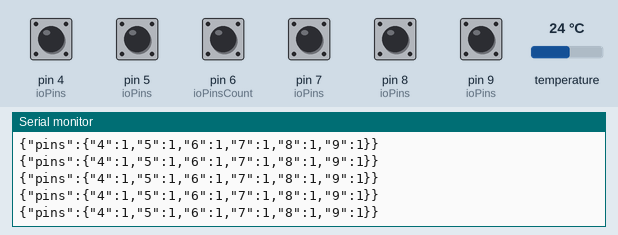
This sketch was run on a simulated Arduino Uno, built for the host (arithmetic inside an expression is 32-bit, double 64-bit). Parts: the last lines printed to the serial monitor. Inputs (shaded band) come from the test bench; at power-on: pin 4 (ioPins), pin 5 (ioPins), pin 6 (ioPinsCount), pin 7 (ioPins), pin 8 (ioPins), pin 9 (ioPins) HIGH, temperature 24 °C.

Above: at 1.6 s.
1.7 s: temperature set to 12 °C
At 1.93 s:
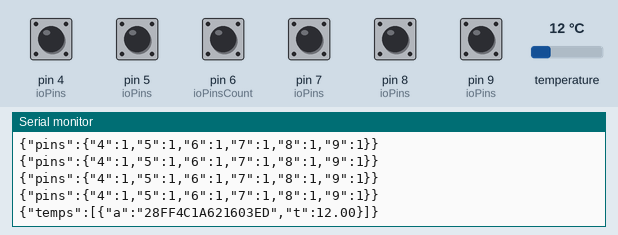
4.3 s: pin 4 (ioPins) pulled LOW for 0.3 s
At 4.61 s:
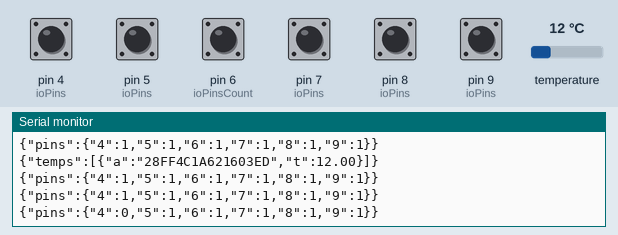
6.1 s: pin 5 (ioPins) pulled LOW for 0.3 s
At 6.36 s:
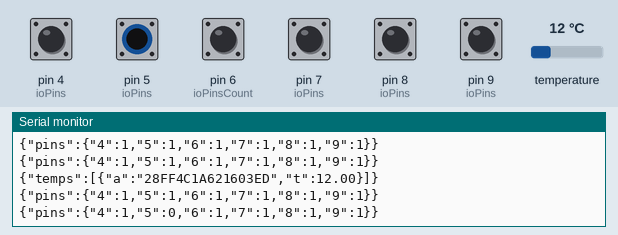
7.9 s: pin 6 (ioPinsCount) pulled LOW for 0.3 s
At 8.11 s:
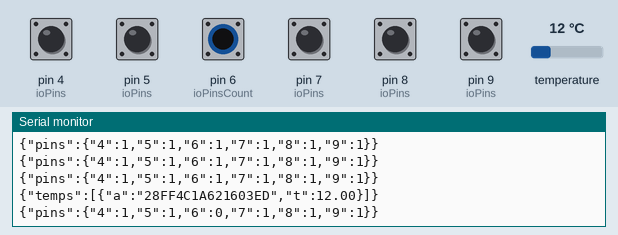
9.7 s: pin 7 (ioPins) pulled LOW for 0.3 s
At 10.11 s:
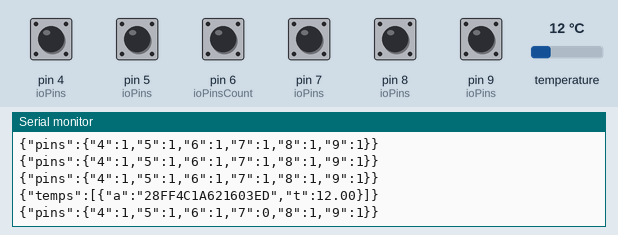
11.5 s: pin 8 (ioPins) pulled LOW for 0.3 s
At 11.8 s:
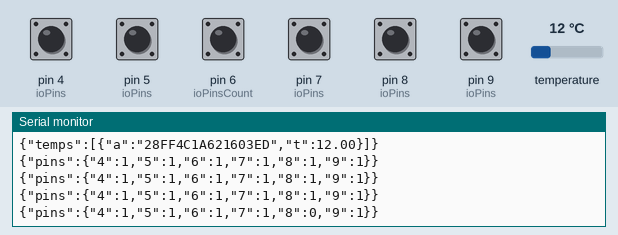
Timing chart, 0 to 14.3 s (numbered marks = the images above; inputs shaded):
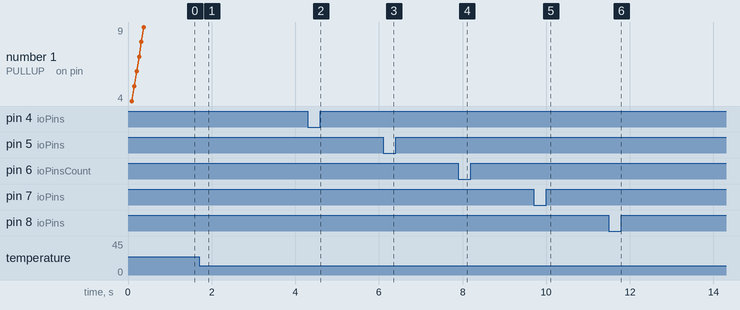

Measured:
- after the input at 1.7 s, the serial monitor: prints a new line after 0.11 s (image 1)
- after the input at 4.3 s, the serial monitor: prints a new line after 0.13 s (image 2)
- after the input at 6.1 s, the serial monitor: prints a new line after 0.08 s (image 3)
- after the input at 7.9 s, the serial monitor: prints a new line at once (image 4)
- after the input at 9.7 s, the serial monitor: prints a new line after 0.23 s (image 5)
- after the input at 11.5 s, the serial monitor: prints a new line after 0.18 s (image 6)

The sketch:

test_multiple_sensors.ino
```cpp
#include <ArduinoJson.h>

#include <OneWire.h>
#include <DallasTemperature.h>

#define ONE_WIRE_BUS 2
OneWire oneWire(ONE_WIRE_BUS);

DallasTemperature sensors(&oneWire);

const int MAX_SENSORS = 4;
const unsigned long RESCAN_INTERVAL_MS = 10000;
const unsigned long FULL_RESCAN_INTERVAL_MS = 60000;
const float POWER_ON_RESET_C = 85.0;

const int ioPinsCount = 6;
const int ioPins[ioPinsCount] = {4,5,6,7,8,9};

enum TempState { IDLE, WAITING };
TempState tempState = IDLE;
unsigned long conversionStartTime = 0;
unsigned long CONVERSION_TIME_MS = 800; // default value 800
const int PRECISION = 12; // 9, 10, 11, 12
// Rozdzielczość	  Krok temperatury	Max czas konwersji
// 9-bit	          0.5°C	            93.75 ms
// 10-bit	          0.25°C	          187.5 ms
// 11-bit	          0.125°C	          375 ms
// 12-bit (default) 0.0625°C	        750 ms

unsigned long lastTempTrigger = 0;
unsigned long lastPinSend = 0;
const unsigned long TEMP_INTERVAL_MS = 1000;
const unsigned long PIN_INTERVAL_MS = 250;

DeviceAddress addresses[MAX_SENSORS];
float temps[MAX_SENSORS] = {0};
bool sensorFailed[MAX_SENSORS] = {false};
int sensorCount = -1;
int busSensorCount = 0;
unsigned long lastScanTime = 0;
bool lastReadFailed = false;

void setup(void) {
  // start serial port
  Serial.begin(9600);

  setConversionTime();
  sensors.setWaitForConversion(false);

  if (CONVERSION_TIME_MS >= TEMP_INTERVAL_MS) {
    Serial.println("[ERROR] TEMP_INTERVAL_MS myst be greater than CONVERSION_TIME_MS!");
  }

  sensors.begin();
  scanSensors();

  // IO pins
  registerIoPins();

}

void loop(void) {
    unsigned long now = millis();

  // Start konwersji (raz na sekundę)
  if (tempState == IDLE && now - lastTempTrigger >= TEMP_INTERVAL_MS) {
    if (rescanDue(now)) {
      scanSensors();
      now = millis();
    }
    lastTempTrigger = now;
    sensors.requestTemperatures();     // nie blokuje
    conversionStartTime = now;
    tempState = WAITING;
  }

  // Odczyt gdy czas minął
  if (tempState == WAITING && now - conversionStartTime >= CONVERSION_TIME_MS) {
    readTemperatureC(addresses, temps, sensorFailed, sensorCount);
    printTempsJson(addresses, temps, sensorCount);
    tempState = IDLE;
  }

  // Piny — działają niezależnie, bez czekania na temperatury
  if (now - lastPinSend >= PIN_INTERVAL_MS) {
    lastPinSend = now;
    int pinValues[ioPinsCount];
    readPinValues(ioPins, pinValues, ioPinsCount);
    printPinsJson(ioPins, pinValues, ioPinsCount);
  }
}

// function to print a device address
void printAddress(DeviceAddress deviceAddress) {
  for (uint8_t i = 0; i < 8; i++) {
    if (deviceAddress[i] < 16) Serial.print("0");
      Serial.print(deviceAddress[i], HEX);
  }
}

void readTemperatureC(DeviceAddress addresses[], float temps[], bool failed[], int devicesCount){
  lastReadFailed = false;
  for (int i = 0; i < devicesCount; i++) {
    temps[i] = sensors.getTempC(addresses[i]);
    bool readFailed = temps[i] == DEVICE_DISCONNECTED_C || temps[i] == POWER_ON_RESET_C;
    if (readFailed && !failed[i]) {
      Serial.print(F("[WARNING] Temperature read failed: "));
      printAddress(addresses[i]);
      Serial.println();
    }
    failed[i] = readFailed;
    lastReadFailed = lastReadFailed || readFailed;
  }
}

bool rescanDue(unsigned long now) {
  unsigned long sinceScan = now - lastScanTime;
  if (sinceScan >= FULL_RESCAN_INTERVAL_MS) {
    return true;
  }
  return (sensorCount == 0 || lastReadFailed) && sinceScan >= RESCAN_INTERVAL_MS;
}

int indexOfAddress(const DeviceAddress address) {
  for (int i = 0; i < sensorCount; i++) {
    if (memcmp(addresses[i], address, sizeof(DeviceAddress)) == 0) {
      return i;
    }
  }
  return -1;
}

void scanSensors() {
  DeviceAddress found[MAX_SENSORS];
  bool foundFailed[MAX_SENSORS];
  int foundCount = 0;
  int onBus = 0;
  bool addressesChanged = false;
  DeviceAddress address;

  oneWire.reset_search();
  while (oneWire.search(address)) {
    if (!sensors.validAddress(address) || !sensors.validFamily(address)) {
      continue;
    }
    onBus++;
    if (foundCount < MAX_SENSORS) {
      int previous = indexOfAddress(address);
      memcpy(found[foundCount], address, sizeof(DeviceAddress));
      foundFailed[foundCount] = previous >= 0 && sensorFailed[previous];
      addressesChanged = addressesChanged || previous != foundCount;
      foundCount++;
    }
  }
  for (int i = 0; i < foundCount; i++) {
    sensors.setResolution(found[i], PRECISION, true);
  }

  bool countChanged = foundCount != sensorCount;
  memcpy(addresses, found, sizeof(DeviceAddress) * foundCount);
  memcpy(sensorFailed, foundFailed, sizeof(bool) * foundCount);
  sensorCount = foundCount;

  if (countChanged || addressesChanged) {
    for (int i = 0; i < sensorCount; i++) {
      Serial.print(F("[DEBUG] Temperature sensor "));
      Serial.print(i, DEC);
      Serial.print(F(": "));
      printAddress(addresses[i]);
      Serial.println();
    }
  }
  if (countChanged) {
    if (sensorCount == 0) {
      Serial.println(F("[WARNING] No temperature sensors found"));
    } else {
      Serial.print(F("[INFO] Temperature sensors found: "));
      Serial.println(sensorCount, DEC);
    }
  }
  if (onBus > MAX_SENSORS && onBus != busSensorCount) {
    Serial.print(F("[WARNING] Temperature sensors on bus: "));
    Serial.print(onBus, DEC);
    Serial.print(F(", using first "));
    Serial.println(MAX_SENSORS, DEC);
  }
  busSensorCount = onBus;
  Serial.print(F("[DEBUG] Scan done, sensors: "));
  Serial.println(sensorCount, DEC);

  lastScanTime = millis();
}

void setConversionTime(){
  switch(PRECISION){
    case 9:
      CONVERSION_TIME_MS = 95;
      break;
    case 10:
      CONVERSION_TIME_MS = 190;
      break;
    case 11:
      CONVERSION_TIME_MS = 400;
      break;
    case 12:
      CONVERSION_TIME_MS = 800;
      break;
    default:
      Serial.println("[WARNING] Default conversation time. PRECISION not set or wrong value.");
      CONVERSION_TIME_MS = 800;
      break;
  }
}

void printDeviceTemperatures(DeviceAddress addresses[], float temps[], int devicesCount){
  for(int i=0;i<devicesCount; i++) {
    Serial.print("[DEBUG]: i:");
    Serial.print(i);
    Serial.print(" Address: ");
    printAddress(addresses[i]);
    Serial.print(" temp: ");
    Serial.print(temps[i]);
    Serial.println();
  }
}

void readPinValues(const int pins[], int pinValues[], int pinCount){
  for(int i = 0; i < pinCount; i++){
    pinValues[i] = digitalRead(pins[i]);
  }
}

void printPinValues(int pins[], int pinValues[], int pinCount){
  for(int i = 0; i < pinCount; i++){
    Serial.print("[DEBUG] pin: "),
    Serial.print(pins[i]),
    Serial.print(" value: "),
    Serial.print(pinValues[i]),
    Serial.println();
  }
}

void registerIoPins(){
  for(int i = 0; i < ioPinsCount; i++ ){
    int pin = ioPins[i];
    pinMode(pin, INPUT_PULLUP);
    Serial.print("[DEBUG] REGISTERED io-pin (INPUT_PULLUP) - on pin: ");
    Serial.print(pin, DEC);
    Serial.println();
  }
}

void printTempsJson(DeviceAddress addresses[], float temps[], int tempSensorsCount) {

  StaticJsonDocument<384> doc;

  JsonArray tempsArr = doc.createNestedArray("temps");
  for (int i = 0; i < tempSensorsCount; i++) {
    JsonObject t = tempsArr.createNestedObject();

    char addrStr[17];
    for (int b = 0; b < 8; b++) {
      sprintf(addrStr + b * 2, "%02X", addresses[i][b]);
    }
    addrStr[16] = '\0';

    t["a"] = addrStr;
    t["t"] = serialized(String(temps[i], 2));
  }

  serializeJson(doc, Serial);
  Serial.println();
}

void printPinsJson(const int pins[], int pinValues[], int pinsCount) {

  StaticJsonDocument<128> doc;

  JsonObject pinsObj = doc.createNestedObject("pins");
  for (int i = 0; i < pinsCount; i++) {
    pinsObj[String(pins[i])] = pinValues[i];
  }

  serializeJson(doc, Serial);
  Serial.println();
}
void printBatchJson(DeviceAddress addresses[], float temps[], int tempSensorsCount,
                     int pins[], int pinValues[], int pinsCount) {

  StaticJsonDocument<512> doc;

  JsonArray tempsArr = doc.createNestedArray("temps");
  for (int i = 0; i < tempSensorsCount; i++) {
    JsonObject t = tempsArr.createNestedObject();

    char addrStr[17];
    for (int b = 0; b < 8; b++) {
      sprintf(addrStr + b * 2, "%02X", addresses[i][b]);
    }
    addrStr[16] = '\0';

    t["a"] = addrStr;
    t["t"] = serialized(String(temps[i], 2)); // 2 miejsca po przecinku, bez cudzysłowów
  }

  JsonObject pinsObj = doc.createNestedObject("pins");
  for (int i = 0; i < pinsCount; i++) {
    pinsObj[String(pins[i])] = pinValues[i];
  }

  serializeJson(doc, Serial);
  Serial.println();
}
```
